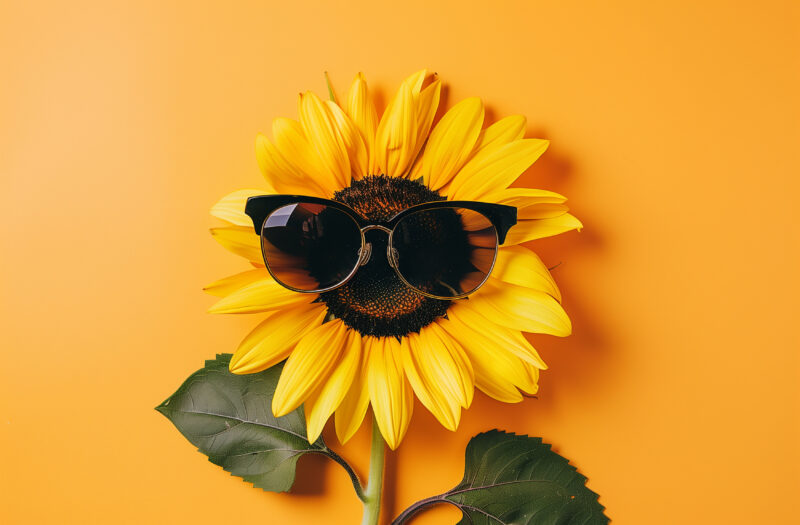
#> input picture Week-4/Img1.jpg, 800 x 525 px, found by its file name
$ python Gama.py
#> lines starting #> are read from the running program, lines starting #| are printed output that depends on the picture
#%%
import numpy as np
from PIL import Image
import matplotlib.pyplot as plt

original_image = Image.open('./Week-4/Img1.jpg')
#> original_image is the input picture: PIL image 800x525 RGB; mean R, G, B 219.9, 155.2, 51.6
gray_image = original_image.convert('L')
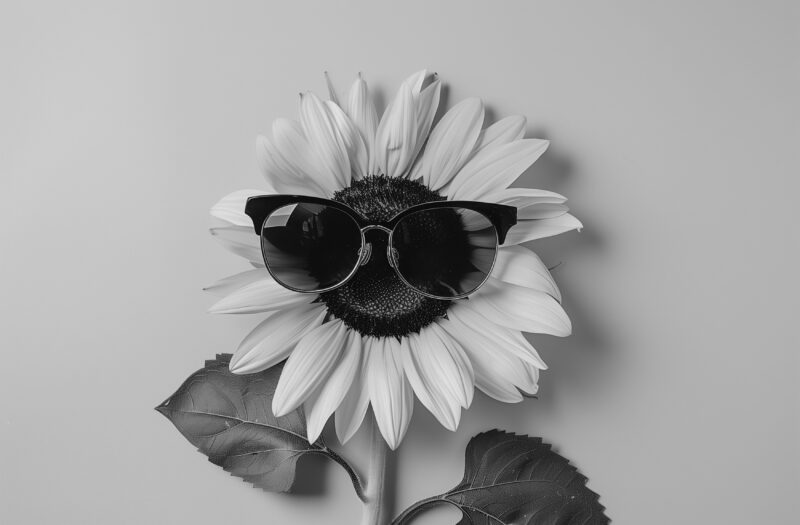
#> gray_image: PIL image 800x525 L; min 0, max 228, mean 162.8
gray_image_array = np.array(gray_image)

normalized_image_array = gray_image_array / 255.0
gamma = 2.0

gamma_transformed = np.power(normalized_image_array, gamma)
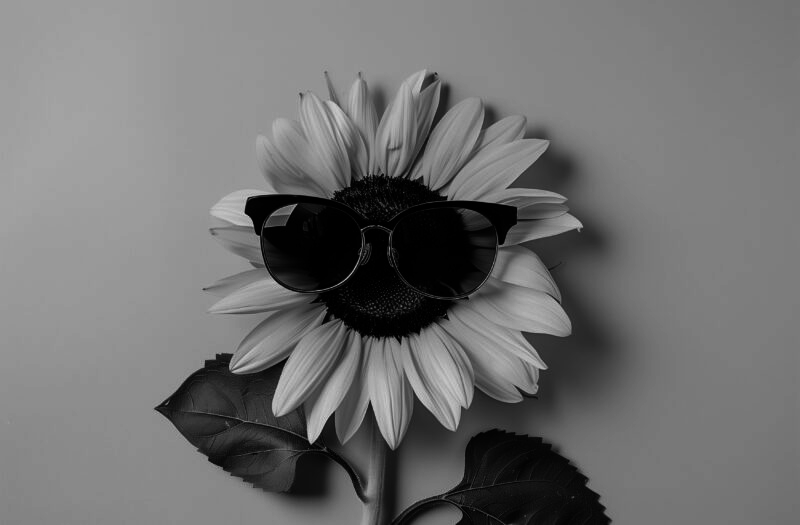
#> gamma_transformed: shape (525, 800) float64; min 0, max 0.799, mean 0.444
gamma_transformed = np.array(255 * gamma_transformed, dtype=np.uint8)

gamma_image = Image.fromarray(gamma_transformed)
gamma_image.save('gamma_transformed_image.jpg')

fig, axes = plt.subplots(1, 2, figsize=(10, 5))

axes[0].imshow(gray_image, cmap='gray')
axes[0].set_title('Original Grayscale Image')
axes[0].axis('off')

axes[1].imshow(gamma_image, cmap='gray')
axes[1].set_title(f'Gamma Transformed Image (γ={gamma})')
axes[1].axis('off')

plt.tight_layout()
plt.show()
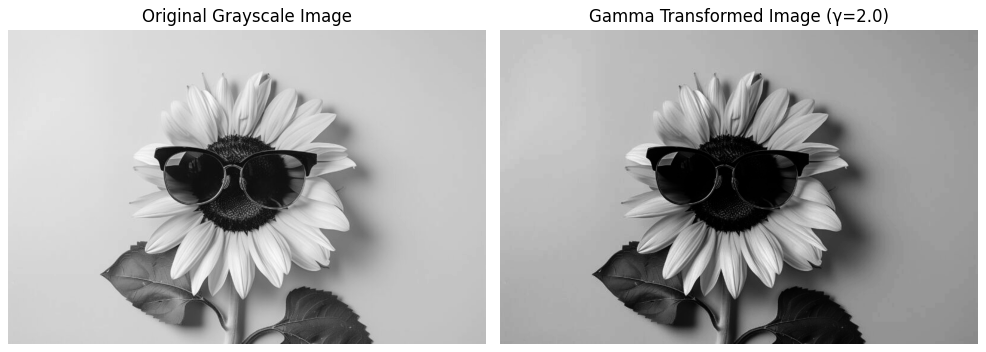
#> figure drawn by matplotlib, 2 panels

$ run again, with Week-4/Img3.jpg copied over Week-4/Img1.jpg
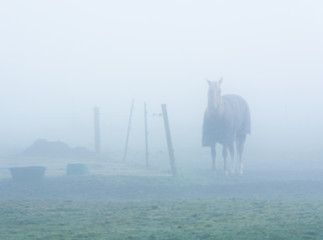
#> input picture Week-4/Img3.jpg, 323 x 240 px, found by its file name
#> original_image is the input picture: PIL image 323x240 RGB; mean R, G, B 187.7, 206.4, 217.8
#> `gamma_transformed = np.power(normalized_image_array, gamma)`:
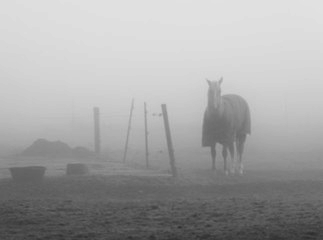
#> gamma_transformed: shape (240, 323) float64; min 0.179, max 0.893, mean 0.647
#> `plt.show()`:
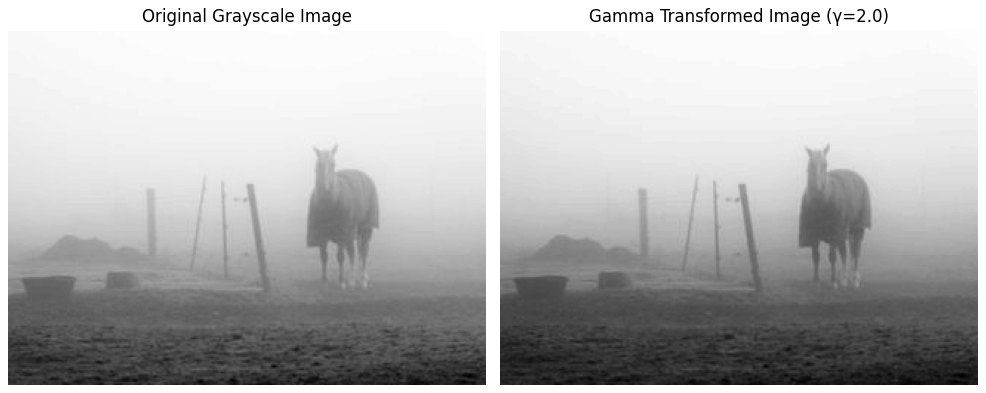
#> figure drawn by matplotlib, 2 panels
